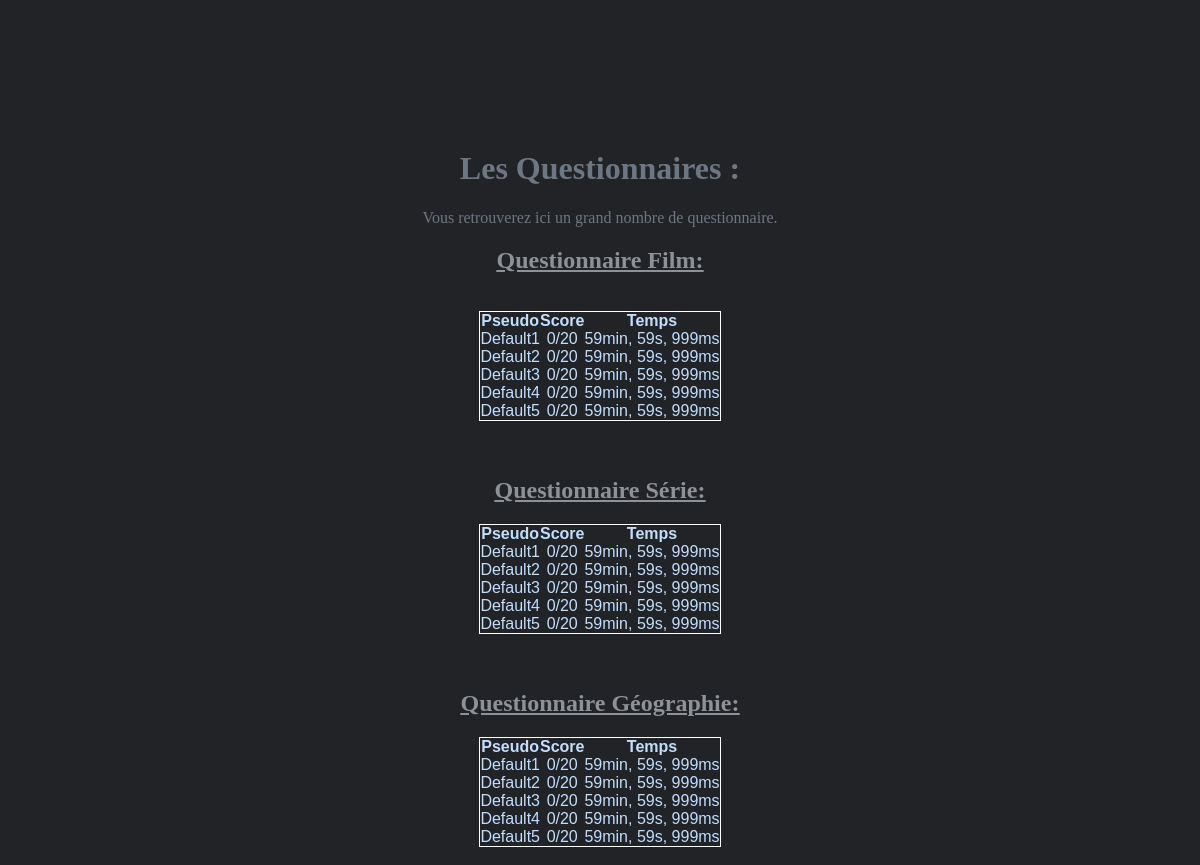
The page /questionnaire on the database its author committed.
### tables this page shows
CREATE TABLE "Personne" (
	"id"	INTEGER NOT NULL,
	"pseudo"	TEXT NOT NULL,
	PRIMARY KEY("id" AUTOINCREMENT)
);

CREATE TABLE "Bilan" (
	"personne"	INTEGER NOT NULL,
	"theme"	INTEGER NOT NULL,
	"score"	INTEGER NOT NULL,
	"temps"	INTEGER NOT NULL,
	FOREIGN KEY("theme") REFERENCES "Theme"("id"),
	FOREIGN KEY("personne") REFERENCES "Personne"("id"),
	PRIMARY KEY("personne","theme")
);

### appli.py (the view)
@application.route('/questionnaire')
def questionnaire():
    id_vrep = []
    lead1 = leaderboard(1)
    lead2 = leaderboard(2)
    lead3 = leaderboard(3)
    return render_template('questionnaires.html', val1=lead1, val2=lead2, val3=lead3)

### appli.py (called while the page is built)
def recup_db(req): # fonction pour récuperer une information depuis la base de donnée
    sqliteConnection = connect('documents/siteweb.db')
    cursor = sqliteConnection.cursor()
    cursor.execute(req)
    val = cursor.fetchall()
    sqliteConnection.commit()
    cursor.close()
    return val

def leaderboard(theme): #Récuperer le tableau pour faire le leaderboard
    cb = 5
    info = []
    suivant = recup_db(f"""SELECT P.pseudo, B.score, B.temps FROM Bilan as B inner Join Personne as P on P.id = B.personne WHERE theme = {theme} ORDER BY score DESC LIMIT 5""")
    for j in range(5):
        ms = suivant[j][2]
        s = (ms // 1000)%60
        m = (ms // 1000) // 60
        ms %= 1000
        temps = str(m) + "min, " + str(s) + "s, " +str(ms) + "ms"
        info.append((suivant[j][0],str(suivant[j][1])+"/20", temps))
    return info

### templates/questionnaires.html (shortened to what this page needs)
{% extends 'index.html' %}*
{% block contenu %}
    <h1>Les Questionnaires : </h1>
    <p>Vous retrouverez ici un grand nombre de questionnaire.</p>
    <h2 class="QR1"><a href='/question1'>Questionnaire Film:</a></h2>
    <br>
    <div class="tabalign">
      <table class="tableau">
        <thead>
          <tr>
            <th> Pseudo </th>
            <th> Score </th>
            <th> Temps </th>
          </tr>
        </thead>
        <tbody>
          {%for i in range(5)%}
          <tr>
            <td> {{val1[i][0]}} </td>
            <td> {{val1[i][1]}} </td>
            <td> {{val1[i][2]}} </td>
          </tr>
          {%endfor%}
      </table>
    </div>
      <br>
      <br>
    <h2 class="QR2"><a href='/question2'>Questionnaire Série:</a></h2>
    <table class="tableau">
        <tr>
          <th> Pseudo </th>
          <th> Score </th>
          <th> Temps </th>
        </tr>
        {%for i in range(5)%}
          <tr>
            <td> {{val2[i][0]}} </td>
            <td> {{val2[i][1]}} </td>
            <td> {{val2[i][2]}} </td>
          </tr>
          {%endfor%}
      </table>
    <br>
    <br>
    <h2 class="QR3"><a href='/question3'>Questionnaire Géographie:</a></h2>
    <table class="tableau">
        <tr>
          <th> Pseudo </th>
          <th> Score </th>
          <th> Temps </th>
        </tr>
        {%for i in range(5)%}
          <tr>
            <td> {{val3[i][0]}} </td>
            <td> {{val3[i][1]}} </td>
            <td> {{val3[i][2]}} </td>
          </tr>
          {%endfor%}
      </table>
      <br>
{% endblock contenu %}

### static/style.css (style rules this page uses)
body { background-color: #36393F; }
h1, p { color: #6d7783;font-family:'Tahoma'; }
h2, a { text-decoration: None; height: 15; color: #8E9297; text-decoration: underline; font-family: 'Verdana'; }
* { padding: 0; box-sizing: border-box; font-family: 'Poppins', sans-serif; }
:root { --clr: #222327; }
body { display: flex; min-height: 100vh; background: var(--clr); }
.tableau { margin-right: auto; margin-left: auto; position: relative; text-align: center; color: #c1deff; border: 1px solid #ffffff; border-collapse: collapse; }

### rows shown on the page
Personne: pseudo "Default1", pseudo "Default1", pseudo "Default1"
Bilan: score "0/20"
Personne: pseudo "Default2", pseudo "Default2", pseudo "Default2"
Bilan: score "0/20"
Personne: pseudo "Default3", pseudo "Default3", pseudo "Default3"
Bilan: score "0/20"
Personne: pseudo "Default4", pseudo "Default4", pseudo "Default4"
Bilan: score "0/20"
Personne: pseudo "Default5", pseudo "Default5", pseudo "Default5"
Bilan: score "0/20"
Bilan: score "0/20"
Bilan: score "0/20"
Bilan: score "0/20"
Bilan: score "0/20"
Bilan: score "0/20"
Bilan: score "0/20"
Bilan: score "0/20"
Bilan: score "0/20"
Bilan: score "0/20"
Bilan: score "0/20"

### other values the page prints
{{ val1[i][2] }} "59min, 59s, 999ms" "59min, 59s, 999ms" "59min, 59s, 999ms" "59min, 59s, 999ms" "59min, 59s, 999ms"
{{ val2[i][2] }} "59min, 59s, 999ms" "59min, 59s, 999ms" "59min, 59s, 999ms" "59min, 59s, 999ms" "59min, 59s, 999ms"
{{ val3[i][2] }} "59min, 59s, 999ms" "59min, 59s, 999ms" "59min, 59s, 999ms" "59min, 59s, 999ms" "59min, 59s, 999ms"
